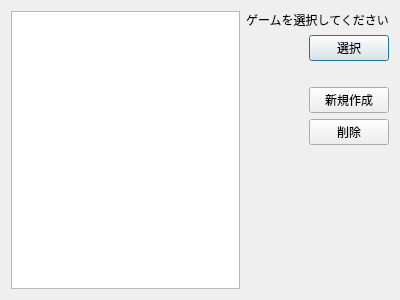
<?xml version="1.0" encoding="UTF-8"?>
<ui version="4.0">
 <class>GameSelectForm</class>
 <widget class="QDialog" name="GameSelectForm">
  <property name="geometry">
   <rect>
    <x>0</x>
    <y>0</y>
    <width>400</width>
    <height>300</height>
   </rect>
  </property>
  <property name="windowTitle">
   <string>ゲーム</string>
  </property>
  <layout class="QHBoxLayout" name="horizontalLayout">
   <item>
    <widget class="QListWidget" name="lstMain"/>
   </item>
   <item>
    <layout class="QVBoxLayout" name="verticalLayout">
     <item>
      <widget class="QLabel" name="label">
       <property name="text">
        <string>ゲームを選択してください</string>
       </property>
      </widget>
     </item>
     <item>
      <layout class="QHBoxLayout" name="horizontalLayout_2">
       <item>
        <spacer name="horizontalSpacer">
         <property name="orientation">
          <enum>Qt::Horizontal</enum>
         </property>
         <property name="sizeHint" stdset="0">
          <size>
           <width>40</width>
           <height>20</height>
          </size>
         </property>
        </spacer>
       </item>
       <item>
        <widget class="QPushButton" name="btn_select">
         <property name="text">
          <string>選択</string>
         </property>
        </widget>
       </item>
      </layout>
     </item>
     <item>
      <spacer name="verticalSpacer_3">
       <property name="orientation">
        <enum>Qt::Vertical</enum>
       </property>
       <property name="sizeType">
        <enum>QSizePolicy::Minimum</enum>
       </property>
       <property name="sizeHint" stdset="0">
        <size>
         <width>20</width>
         <height>20</height>
        </size>
       </property>
      </spacer>
     </item>
     <item>
      <layout class="QHBoxLayout" name="horizontalLayout_4">
       <item>
        <spacer name="horizontalSpacer_3">
         <property name="orientation">
          <enum>Qt::Horizontal</enum>
         </property>
         <property name="sizeHint" stdset="0">
          <size>
           <width>40</width>
           <height>20</height>
          </size>
         </property>
        </spacer>
       </item>
       <item>
        <widget class="QPushButton" name="btn_new">
         <property name="text">
          <string>新規作成</string>
         </property>
        </widget>
       </item>
      </layout>
     </item>
     <item>
      <layout class="QHBoxLayout" name="horizontalLayout_5">
       <item>
        <spacer name="horizontalSpacer_4">
         <property name="orientation">
          <enum>Qt::Horizontal</enum>
         </property>
         <property name="sizeHint" stdset="0">
          <size>
           <width>40</width>
           <height>20</height>
          </size>
         </property>
        </spacer>
       </item>
       <item>
        <widget class="QPushButton" name="btn_delete">
         <property name="text">
          <string>削除</string>
         </property>
        </widget>
       </item>
      </layout>
     </item>
     <item>
      <spacer name="verticalSpacer">
       <property name="orientation">
        <enum>Qt::Vertical</enum>
       </property>
       <property name="sizeHint" stdset="0">
        <size>
         <width>20</width>
         <height>40</height>
        </size>
       </property>
      </spacer>
     </item>
    </layout>
   </item>
  </layout>
 </widget>
 <resources/>
 <connections/>
</ui>
